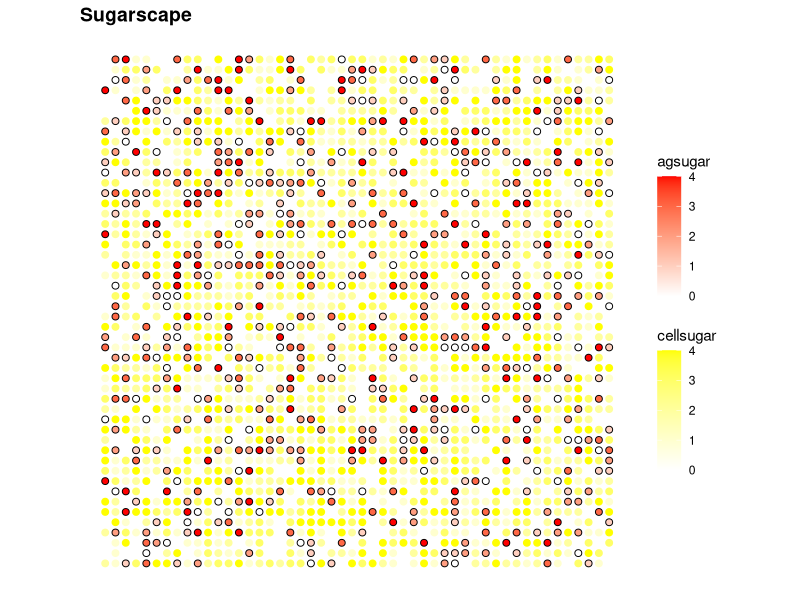

Write the R code that produced this figure. (Note: this script raises an error after producing the figure.)
# Initiates world of x by x dimensions, populated by agnets with desity d. 
# Each cell in the world has a sugar capacity c. 
# Each agents has an id, vision ranging from 1 to maxviz, and a store of sugar.

do.sugarscape <- function(dim = 50, popdens = .25, capacity = 4, maxviz = 3, characteristics = c("id","vision","sugar")){
  require(data.table)
  sugar <- matrix(NA, nrow = dim, ncol = dim)
  for(i in 1:length(sugar)){
    sugar[i] <- sample(0:capacity, 1) # Distribute sugar to each cell sampled from 0 to capacity
  }
  
  n_agents <- round(dim*dim*popdens) # Set number of agents
  
  a <- matrix(NA, nrow = dim, ncol = dim)
  for(i in 1:length(a)){
    a[i] <- sample(1:(dim*dim), 1, replace = F) # Set cells that will be populated by agents
  }
  a[a > n_agents] <- NA
  
  agents <<- array(0, dim=c(dim, dim, length(characteristics))) # Set array of agents
  agcount <- 0
  for (i in 1:dim){
    for (j in 1:dim){
      # If cell is populated by an agent, assign agent characteristics
      if(!is.na(a[i,j])){
        agents[i,j,1] <<- agcount+1
        agcount <- agcount+1
        agents[i,j,2] <<- sample(1:maxviz, 1)
        agents[i,j,3] <<- 0
      }
      else{
        agents[i,j,1] <<- NA
        agents[i,j,2] <<- NA
        agents[i,j,3] <<- NA
      }
    }
  }  
  # Initialize the sugarscape. Each cell starts with an id, x value, and y value
  scape <<- data.table(cellid = 1:prod(dim*dim),
                       x = rep(1:dim, dim),
                       y = rep(1:dim, each = dim),
                       cellsugar = rep(NA, prod(dim*dim)),
                       cellcap = rep(capacity, prod(dim*dim)),
                       agid = rep(NA, prod(dim*dim)),
                       agviz = rep(NA, prod(dim*dim)),
                       agsugar = rep(NA, prod(dim*dim))
  )
  # Copy sugar and agent/agent characteristics over to sugarscape
  for(i in 1:dim){
    for(j in 1:dim){
      scape$cellsugar[scape$x == i & scape$y == j] <<- sugar[i,j]
      scape$agid[scape$x == i & scape$y == j] <<- agents[i,j,1]
      scape$agviz[scape$x == i & scape$y == j] <<- agents[i,j,2]
      scape$agsugar[scape$x == i & scape$y == j] <<- agents[i,j,3]
    }
  }
  # Agents harvest whatever sugar is in the cell they are populated to
  for(i in 1:length(scape$cellsugar)){
    if(!is.na(scape$agsugar[i])){
      s <- scape$cellsugar[i]
      scape$agsugar[i] <<- scape$agsugar[i] + s
      scape$cellsugar[i] <<- scape$cellsugar[i] - s
    }
  }
}

plotScape <- function(title = "Sugarscape"){
  require(data.table)
  require(ggplot2)
  require(RColorBrewer)
  
  agts <- subset(scape, !is.na(agid), select = c(x,y,agsugar))
  
  # find the dimensions of the grid to get the best dot size
  dims <- c(max(scape$x), max(scape$y))

  # plot the landscape gradiented by density of sugar in each cell  
  p <- ggplot() + 
    # resize dots to grid
    geom_point(data = scape, 
               aes(x = x, y = y, color = cellsugar), size = 100/sqrt(prod(dims))) +
    scale_colour_gradient(low = "white",high = "yellow", limits = c(0,4)) +
    geom_point(data = scape[!is.na(agid)], aes(x=x, y=y, shape = shp, fill = agsugar),
               shape = 21, size = 100/sqrt(prod(dims))) +
    scale_fill_gradient(low = "white", high = "red")+
    # add agents
    # theme: mostly blank
    theme_bw() + 
    theme(axis.line = element_blank(),
          axis.text.x = element_blank(),
          axis.text.y = element_blank(),
          axis.ticks = element_blank(),
          axis.title.x = element_blank(),
          axis.title.y = element_blank(),
          panel.background = element_blank(),
          panel.border = element_blank(),
          panel.grid.major = element_blank(),
          panel.grid.minor = element_blank(),
          plot.background = element_blank(),
          plot.title = element_text(lineheight=3, 
                                    face="bold", 
                                    color="black", 
                                    size=14)) +
    # fix axes to avoid distortion in the picture
    coord_fixed(ratio = 1) + 
    # add the title
    ggtitle(title)
  
  return(p)
}

# Function specifying interaction rules for each round. Sugar grows back in cells at rate grate.
iterate <- function(iterations, capacity = 4, grate = 1, metabolism = 1){
  for(i in iterations){
    scape$cellsugar <<- scape$cellsugar+1
    scape$cellsugar[scape$cellsugar >= capacity] <<- capacity
    
    # Subfunction for agents to pick cell to move to (wrapped world)
    pickcell <- function(x_value, y_value, maxviz, dimension){
      x_vals <- c((x_value+1):(x_value+maxviz), (x_value-1):(x_value-maxviz))
      x_vals <- sapply(x_vals, function(x){
        if(x < 1){x = x + dimension} 
        if(x > dimension){x = x - dimension}
        else{x}})
      
      y_vals <- c((y_value+1):(y_value+maxviz), (y_value-1):(y_value-maxviz))
      y_vals <- sapply(y_vals, function(x){
        if(x < 1){x = x + dimension}
        if(x > dimension){x = x - dimension}
        else{x}})
      
      see.ids <- c(scape[x == x_value & y %in% y_vals, cellid], scape[x %in% x_vals & y == y_value, cellid]) # Cells agents can see
      see.ids <- see.ids[! see.ids %in% transition[,target]] # Minus cells other agents have already decided to move to
      
      newcell <- scape[cellid %in% see.ids & is.na(agid) & cellsugar %in% max(unlist(scape[cellid %in% see.ids, cellsugar])), cellid]
      
      if(length(newcell) > 1){
        return(newcell[1]) # If multiple cells have max available sugar, pick the first one
      }
      if(length(newcell) == 0){
        return(scape[x == x_value & y == y_value, cellid]) # If no available cell, stay put
      }
      else{
        return(newcell)
      }
    }
    
    transition <- subset(scape, !is.na(agid), c(1:3,6:8)) # Placeholder data table to track movement
    transition[,target := rep(NA, nrow(transition))]
    for(i in 1:nrow(transition)){
      transition$target[i] <- pickcell(x_value = transition$x[i], y_value = transition$y[i], 
                                       maxviz = transition$agviz[i], dimension = max(scape$x))
    }

    # move agents to the new cells
    for(i in 1:nrow(scape)){
      if(scape$cellid[i] %in% transition[,target]){
        scape[transition[scape$cellid[i] == target, cellid], 6:8] <<- NA
        scape[i,6:8] <<- transition[target == i, 4:6]
      }
    }

    # Harvest sugar
    for(i in 1:nrow(scape)){
      if(!is.na(scape$agid[i])){
        s <- scape$cellsugar[i]
        scape$agsugar[i] <<- scape$agsugar[i] + s
        scape$cellsugar[i] <<- scape$cellsugar[i] - s
      }
    }
    scape$agsugar <<- with(scape, ifelse(!is.na(agsugar), agsugar - 1, agsugar)) # decrement agent sugar by metabolic rate
    #Update agent array
    for (i in 1:max(scape$x)){
      for (j in 1:max(scape$y)){
        # If cell is populated by an agent, assign agent characteristics
          agents[i,j,1] <<- scape[x == i & y == j, agid]
          agents[i,j,2] <<- scape[x == i & y == j, maxviz]
          agents[i,j,3] <<- scape[x == i & y == j, agsugar]
      }
    }
  }
}

do.sugarscape()
plotScape()
iterate(iterations = 5)
plotScape(title = "Sugarscape after seven rounds of foraging")

